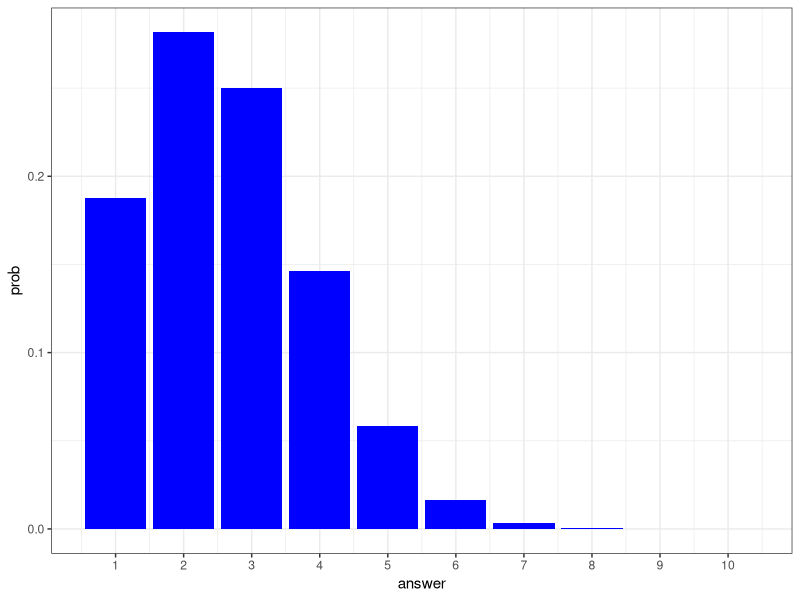
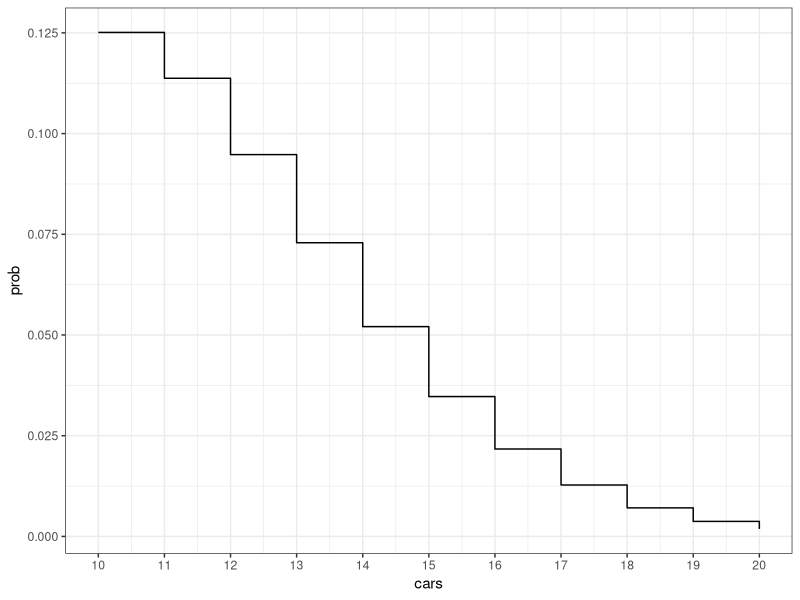
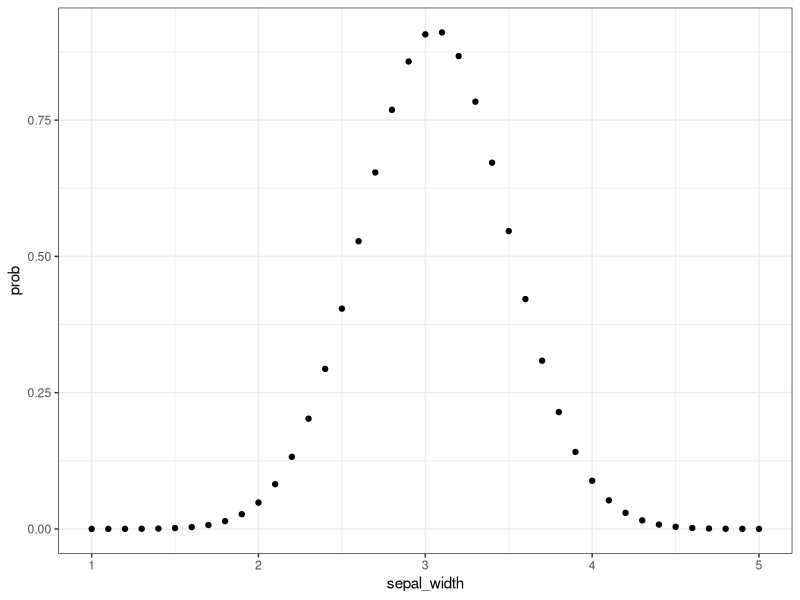
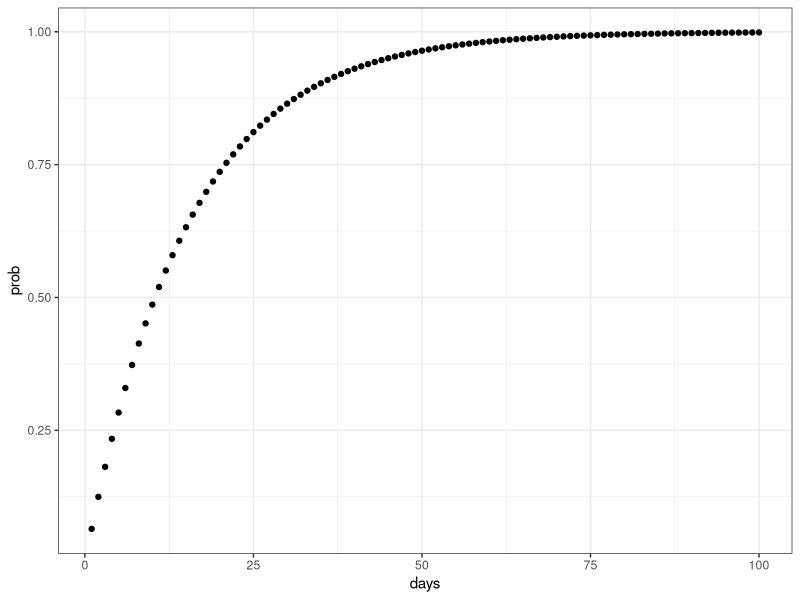

R code for these plots, in order: (Note: this script raises an error after producing the figures.)
##Binomial distribution
#Ex: 10 multiple choices, 4 questions, 1 correct each
dbinom(4,10,0.25) #proba get 4 correct answer
pbinom(4,10,0.25) #probra get at most 4 correct answer
##making a data frame for the proba correctly answer question k
k<-seq(1,10,1)
probTable<-data.frame(answer=k, prob=dbinom(k,10,0.25))
##now, we plot the data
library(ggplot2)
ggplot(data=probTable, aes(x=answer, y=prob)) +
  geom_bar(stat="identity", fill="blue") +
  scale_x_continuous(breaks=k)+
  theme_bw()

##Poisson Distribution
#ex: on average, there are 10 cars crossing the bridge
#proba of have >=17 cars crossing
1-ppois(16,lambda=10)
ppois(16, lambda=10, lower=FALSE)
#now, we plot the data
cars<-seq(10,20,1)
prob<-dpois(cars, lambda=10)
ggplot()+
  geom_step(aes(x=cars, y=prob))+
  scale_x_continuous(breaks=cars)+
  theme_bw()
# Normal distribution

# Problem
# The Iris dataset in R contains iris flower specifications. The column 
# Sepal Width follows a normal distribution.
#
# Q1. What is the percentage of flowers with Sepal Width 3cm or less?

meanIris<-mean(iris$Sepal.Width)
sdIris<-sd(iris$Sepal.Width)
pnorm(3,mean=meanIris,sd=sdIris)
# Q2. What fraction of the flowers where Sepal Width lies between 3cm and 4cm?
pnorm(4,mean=meanIris,sd=sdIris)-pnorm(3,mean=meanIris,sd=sdIris)
#now, we plot the data
sepal_width<-seq(1,5,0.1)
prob<-dnorm(sepal_width,mean=meanIris,sd=sdIris)
ggplot()+
  geom_point(aes(x=sepal_width,y=prob))+
  theme_bw()

# Exponential distribution
#
# Q1. Suppose the mean arrival time of a customer at a supermarket cashier is 
# four minutes. Find the probability of a customer arriving at the cashier 
# in less than three minutes.
pexp(3,rate=1/4)

# Q2. The number of days ahead travelers buy their flight tickets follows an 
# exponential distribution with the average number of days = 15. 
# Find the probability that a traveler will purchase a ticket more than 
# 10 days in advance.
1-pexp(10,rate=1/15)
pexp(10,rate=1/15,lower=FALSE)
#plot the data
days<-seq(1,100,1)
prob<-pexp(days,rate=1/15)
ggplot()+
  geom_point(aes(x=days,y=prob))+
  theme_bw()

# Problem Statement
# Say, on average, a battery lasts 50 minutes on a single charge. The standard 
# deviation is 3 minutes. Suppose the battery manufacturer runs a quality 
# control test. They randomly select 9 batteries. The standard deviation of 
# the selected batteries is 5 minutes. 
# Q1. What would be the chi-square statistic represented by this test?
dof<-8
chi<-(dof* 5^2)/3^2
chi


# Q2. Suppose they repeated the test with a new random sample of 9 batteries. 
# What is the probability that the standard deviation in the new test would be 
# greater than 5 minutes?
1-pchisq(chi, df-dof)
#now, we plot the data
chi_square<-seq(1,40,1)
prob<-pchisq(chi_square,df=dof)
ggplot()+
  geom_point(aes(x=chi_square,y=prob))+
  theme_bw()









